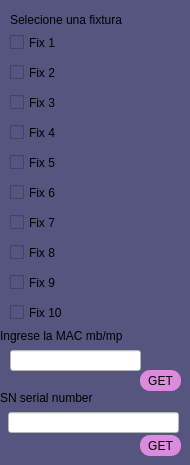
            <widget class="QWidget" name="ipfix">
             <property name="styleSheet">
              <string notr="true">background-color: rgb(85, 85, 127);</string>
             </property>
             <widget class="QCheckBox" name="getip1">
              <property name="geometry">
               <rect>
                <x>10</x>
                <y>30</y>
                <width>97</width>
                <height>25</height>
               </rect>
              </property>
              <property name="text">
               <string>Fix 1</string>
              </property>
             </widget>
             <widget class="QCheckBox" name="getip1_2">
              <property name="geometry">
               <rect>
                <x>10</x>
                <y>60</y>
                <width>97</width>
                <height>25</height>
               </rect>
              </property>
              <property name="text">
               <string>Fix 2</string>
              </property>
             </widget>
             <widget class="QCheckBox" name="getip1_3">
              <property name="geometry">
               <rect>
                <x>10</x>
                <y>90</y>
                <width>97</width>
                <height>25</height>
               </rect>
              </property>
              <property name="text">
               <string>Fix 3</string>
              </property>
             </widget>
             <widget class="QCheckBox" name="getip1_4">
              <property name="geometry">
               <rect>
                <x>10</x>
                <y>120</y>
                <width>97</width>
                <height>25</height>
               </rect>
              </property>
              <property name="text">
               <string>Fix 4</string>
              </property>
             </widget>
             <widget class="QCheckBox" name="getip1_5">
              <property name="geometry">
               <rect>
                <x>10</x>
                <y>150</y>
                <width>97</width>
                <height>25</height>
               </rect>
              </property>
              <property name="text">
               <string>Fix 5</string>
              </property>
             </widget>
             <widget class="QCheckBox" name="getip1_6">
              <property name="geometry">
               <rect>
                <x>10</x>
                <y>180</y>
                <width>97</width>
                <height>25</height>
               </rect>
              </property>
              <property name="text">
               <string>Fix 6</string>
              </property>
             </widget>
             <widget class="QCheckBox" name="getip1_7">
              <property name="geometry">
               <rect>
                <x>10</x>
                <y>210</y>
                <width>97</width>
                <height>25</height>
               </rect>
              </property>
              <property name="text">
               <string>Fix 7</string>
              </property>
             </widget>
             <widget class="QCheckBox" name="getip1_8">
              <property name="geometry">
               <rect>
                <x>10</x>
                <y>240</y>
                <width>97</width>
                <height>25</height>
               </rect>
              </property>
              <property name="text">
               <string>Fix 8</string>
              </property>
             </widget>
             <widget class="QCheckBox" name="getip1_9">
              <property name="geometry">
               <rect>
                <x>10</x>
                <y>270</y>
                <width>97</width>
                <height>25</height>
               </rect>
              </property>
              <property name="text">
               <string>Fix 9</string>
              </property>
             </widget>
             <widget class="QCheckBox" name="getip1_10">
              <property name="geometry">
               <rect>
                <x>10</x>
                <y>300</y>
                <width>97</width>
                <height>25</height>
               </rect>
              </property>
              <property name="text">
               <string>Fix 10</string>
              </property>
             </widget>
             <widget class="QLabel" name="label_5">
              <property name="geometry">
               <rect>
                <x>10</x>
                <y>10</y>
                <width>171</width>
                <height>19</height>
               </rect>
              </property>
              <property name="text">
               <string>Selecione una fixtura</string>
              </property>
             </widget>
             <widget class="QLabel" name="label_6">
              <property name="geometry">
               <rect>
                <x>0</x>
                <y>320</y>
                <width>151</width>
                <height>31</height>
               </rect>
              </property>
              <property name="text">
               <string>Ingrese la MAC mb/mp</string>
              </property>
             </widget>
             <widget class="QLineEdit" name="le_mac">
              <property name="geometry">
               <rect>
                <x>10</x>
                <y>350</y>
                <width>131</width>
                <height>21</height>
               </rect>
              </property>
              <property name="styleSheet">
               <string notr="true">background-color: rgb(255, 255, 255);
color: rgb(0, 0, 0);</string>
              </property>
             </widget>
             <widget class="QPushButton" name="Getip">
              <property name="geometry">
               <rect>
                <x>140</x>
                <y>370</y>
                <width>41</width>
                <height>21</height>
               </rect>
              </property>
              <property name="styleSheet">
               <string notr="true">QPushButton{
	background-color: rgb(220, 138, 221);
border-radius:10px;
}
QPushButton:hover{
	background-color: rgb(249, 240, 107);
border-radius:10px;
}</string>
              </property>
              <property name="text">
               <string>GET</string>
              </property>
             </widget>
             <widget class="QLineEdit" name="le_sn">
              <property name="geometry">
               <rect>
                <x>8</x>
                <y>412</y>
                <width>171</width>
                <height>21</height>
               </rect>
              </property>
              <property name="styleSheet">
               <string notr="true">background-color: rgb(255, 255, 255);
color: rgb(0, 0, 0);</string>
              </property>
             </widget>
             <widget class="QLabel" name="label_10">
              <property name="geometry">
               <rect>
                <x>0</x>
                <y>387</y>
                <width>131</width>
                <height>21</height>
               </rect>
              </property>
              <property name="text">
               <string>SN serial number</string>
              </property>
             </widget>
             <widget class="QPushButton" name="Getip_2">
              <property name="geometry">
               <rect>
                <x>140</x>
                <y>435</y>
                <width>41</width>
                <height>21</height>
               </rect>
              </property>
              <property name="styleSheet">
               <string notr="true">QPushButton{
	background-color: rgb(220, 138, 221);
border-radius:10px;
}
QPushButton:hover{
	background-color: rgb(249, 240, 107);
border-radius:10px;
}</string>
              </property>
              <property name="text">
               <string>GET</string>
              </property>
             </widget>
            </widget>
